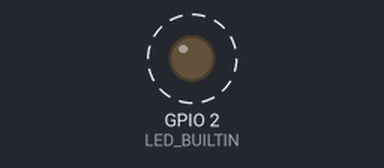
Bench run of a program on a simulated ESP32. Shown: output pins drawn as LEDs (lit = HIGH). Dashed ring = blinking. Nothing arrives over Bluetooth unless stated; what the program prints to the serial monitor is not drawn.

Above: at 5.0 s.
Timing chart, 0 to 9.8 s (numbered marks = the images above):
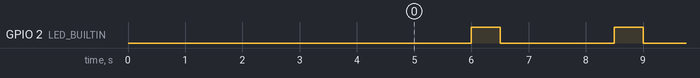

Measured:
- by itself, GPIO 2 (LED_BUILTIN): alternates HIGH for 0.50 s and LOW for 2.0 s

The program:

main.cpp
```cpp
#include <Arduino.h>
#include <BLEDevice.h>
#include <BLEServer.h>
#include <BLEUtils.h>


#define SCAN_TIME 5


class elkBleDom{
  private:
    BLEAddress _addr;

  public:

    elkBleDom(BLEAddress& addr) : _addr(addr){};

    BLEAddress getAddr(){return _addr;};

    char serviceUUID[37] = "0000fff0-0000-1000-8000-00805f9b34fb";
    char characteristicUUID[37] = "0000fff3-0000-1000-8000-00805f9b34fb";

    uint8_t liga[9] = {0x7e, 0x00, 0x04, 0xf0, 0x00, 0x01, 0xff, 0x00, 0xef};
    uint8_t desliga[9] = {0x7e, 0x00, 0x04, 0x00, 0x00, 0x00, 0xff, 0x00, 0xef};
    //                                               R     G     B
    uint8_t vermelho[9] = {0x7e, 0x00, 0x05, 0x03, 0xff, 0x00, 0x00, 0x00, 0xef};
    uint8_t verde[9] =    {0x7e, 0x00, 0x05, 0x03, 0x00, 0xff, 0x00, 0x00, 0xef};
    uint8_t azul[9] =     {0x7e, 0x00, 0x05, 0x03, 0x00, 0x00, 0xff, 0x00, 0xef};

    uint8_t brightness(int value){ // min = 0, max = 64

      if(value < 0) value = 0;
      if(value > 100) value = 100;

      uint8_t brightness[9] = {0x7e, 0x00, 0x01, (uint8_t)value, 0x00, 0x00, 0x00, 0x00, 0xef};

      return (uint8_t)value;
    };

    uint8_t color(int r, int g, int b){ // min = 0, max = 255

      if(r < 0) r = 0;
      if(r > 255) r = 255;

      if(g < 0) g = 0;
      if(g > 255) g = 255;

      if(b < 0) b = 0;
      if(b > 255) b = 255;

      uint8_t color[9] = {0x7e, 0x00, 0x05, 0x03, (uint8_t)r, (uint8_t)g, (uint8_t)b, 0x00, 0xef};

      return (uint8_t)color;
    };

    uint8_t effect(int effect){

      if(effect < 0x80){
          effect = 0x80;
      }
      if(effect > 0x9c){
          effect = 0x9c;
      }

      uint8_t effect_[9] = {0x7e, 0x00, 0x03, (uint8_t)effect, 0x00, 0x00, 0x00, 0x00, 0xef};

    }


};


class MyAdvertisedDeviceCallbacks: public BLEAdvertisedDeviceCallbacks {
    void onResult(BLEAdvertisedDevice advertisedDevice) {

        BLEAddress deviceAddr = advertisedDevice.getAddress();
        String strAddr = deviceAddr.toString().c_str();

        Serial.printf("Dispositivo anunciado: %s\n", advertisedDevice.toString().c_str());

        if(strAddr.equals("be:58:de:01:cf:60")){

            Serial.printf("Encontrado!");

        }

    }
};


class MyClientCallbacks: public BLEClientCallbacks{
  void onConnect(BLEClient* pClient){
    Serial.println("Conexao estabelecida!");
  }

  void onDisconnect(BLEClient* pClient){
    Serial.println("Conexao perdida!");
  }
};


BLEScan* pBLEScan;
BLEAddress targetAddress("be:58:de:01:cf:60");
elkBleDom device(targetAddress);


void setup() {

  Serial.begin(9600);
  pinMode(LED_BUILTIN, OUTPUT);
  BLEDevice::init("Controller");

  Serial.printf("Iniciando...");

  BLEClient* pClient = BLEDevice::createClient();

  pClient->connect(device.getAddr());
  pClient->setClientCallbacks(new MyClientCallbacks());

  BLERemoteCharacteristic* pCharacteristic = pClient->getService(device.serviceUUID)->getCharacteristic(device.characteristicUUID);

  Serial.println("Ligando...");

  pCharacteristic->writeValue(device.liga,sizeof(device.liga));

  delay(1000);

  pCharacteristic->writeValue(device.vermelho,sizeof(device.liga));

  delay(1000);

  pCharacteristic->writeValue(device.verde,sizeof(device.liga));

  delay(1000);

  pCharacteristic->writeValue(device.azul,sizeof(device.liga));

  delay(1000);

}

void loop() {
  delay(2000);
  digitalWrite(2,true);
  delay(500);
  digitalWrite(2,false);
}
```
